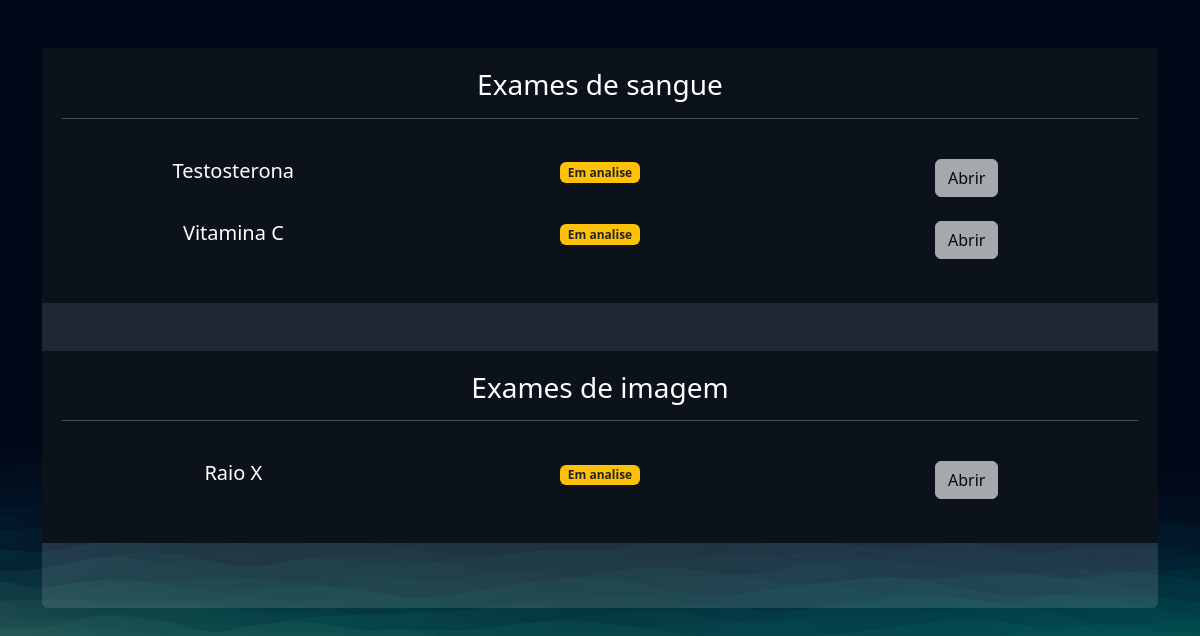
Before: /exames/gerenciar_exames/ (signed in) with the older database file.
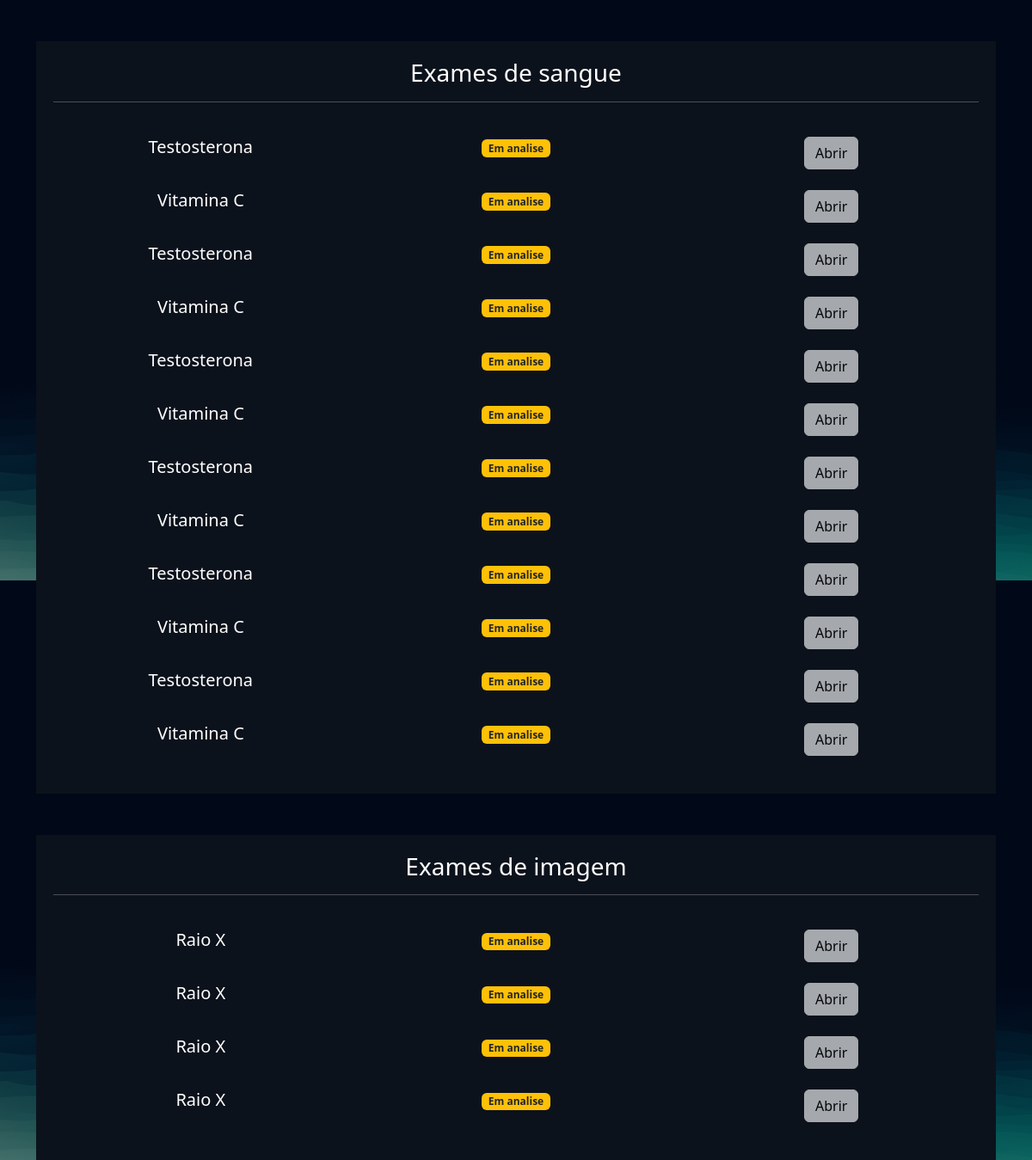
After: the same page with the newer database file.
### exames/models.py (models this page shows, shortened)
class SolicitacaoExame(models.Model):
    choice_status = (
        ('E', 'Em análise'),
        ('F', 'Finalizado')
    )
    usuario = models.ForeignKey(User, on_delete=models.DO_NOTHING)
    exame = models.ForeignKey(TiposExames, on_delete=models.DO_NOTHING)
    status = models.CharField(max_length=2, choices=choice_status)
    resultado = models.FileField(upload_to="resultados", null=True, blank=True)
    requer_senha = models.BooleanField(default=False)
    senha = models.CharField(max_length=16, null=True, blank=True)
    def badge_template(self):
        if self.status == 'E':
            classes = 'bg-warning text-dark'
            texto = "Em analise"
        elif self.status == 'F':
            classes = 'bg-success'
            texto = "Finalizado"
        return mark_safe(f'<span class="badge {classes}">{texto}</span>')

class TiposExames(models.Model):
    tipo_choices = (
        ('I', 'Exame de imagem'),
        ('S', 'Exame de sangue')
    )
    nome = models.CharField(max_length=50)
    tipo = models.CharField(max_length=1, choices=tipo_choices)
    preco = models.FloatField()
    disponivel = models.BooleanField(default=True)
    horario_inicial = models.IntegerField()
    horario_final = models.IntegerField()

### exames/views.py (the view)
# urls.py: path("gerenciar_exames/", views.gerenciar_exames, name="gerenciar_exames"),
@login_required
def gerenciar_exames(request):
    exames = SolicitacaoExame.objects.filter(usuario=request.user)
    return render(request, 'gerenciar_exames.html', {'exames': exames})

### exames/templates/gerenciar_exames.html (shortened to what this page needs)
{% extends "bases/base.html" %}
{% load static %}
{% block 'head' %}
    <link href="{% static 'exames/css/css.css' %}" rel="stylesheet">
    <link href="{% static 'exames/css/gerenciar_pedidos.css' %}" rel="stylesheet">
    <link href="{% static 'exames/css/gerenciar_exames.css' %}" rel="stylesheet">
{% endblock 'head' %}
{% block 'conteudo' %}
    <br>
    <br>
    <div class="container">
        <div class="card card-view">
            <div class="sub-card">
                <h3>Exames de sangue</h3>
                <hr>
                <br>
                {% for exame in exames %}
                    {% if exame.exame.tipo == 'S' %}
                        <div class="row">
                            <div class="col-md">
                               <h5> {{exame.exame.nome}} </h5>
                            </div>
                            <div class="col-md">
                                {{exame.badge_template}}
                            </div>
                            <div class="col-md">
                                {% if exame.status == 'F' %}
                                    <a href="{% url 'permitir_abrir_exame' exame.id %}" class="btn btn-light">Abrir</a>
                                    {% comment %} {{exame.resultado.url}} {% endcomment %}
                                {% else %}
                                    <a href="#" class="btn btn-light disabled">Abrir</a>
                                {% endif%}
                            </div>
                        </div>
                        <br/>
                    {% endif %}
                {% endfor %}
            </div>
            <br>
            <br>
            <div class="sub-card">
                <h3>Exames de imagem</h3>
                <hr>
                <br>
                {% for exame in exames %}
                    {% if exame.exame.tipo == 'I' %}
                        <div class="row">
                            <div class="col-md">
                                <h5> {{exame.exame.nome}} </h5>
                             </div>
                             <div class="col-md">
                                 {{exame.badge_template}}
                             </div>
                             <div class="col-md">
                                 {% if exame.status == 'F' %}
                                     <a href="{% url 'permitir_abrir_exame' exame.id %}" class="btn btn-light">Abrir</a>
                                     {% comment %} {{exame.resultado.url}}  {% endcomment %}
                                     {% comment %} direciona direto para o pdf {% endcomment %}
                                 {% else %}
                                     <a href="#" class="btn btn-light disabled">Abrir</a>
                                 {% endif%}
                             </div>
                        </div>
                        <br/>
                    {% endif %}
                {% endfor %}
            </div>
        </div>
    </div>
{% endblock 'conteudo' %}

Changed rows visible on the page:
added SolicitacaoExame: exame.nome "Testosterona", badge_template "Em analise", shows "Abrir", shown under "Exames de sangue"
added SolicitacaoExame: exame.nome "Vitamina C", badge_template "Em analise", shows "Abrir", shown under "Exames de sangue"
added SolicitacaoExame: exame.nome "Testosterona", badge_template "Em analise", shows "Abrir", shown under "Exames de sangue"
added SolicitacaoExame: exame.nome "Vitamina C", badge_template "Em analise", shows "Abrir", shown under "Exames de sangue"
added SolicitacaoExame: exame.nome "Testosterona", badge_template "Em analise", shows "Abrir", shown under "Exames de sangue"
added SolicitacaoExame: exame.nome "Vitamina C", badge_template "Em analise", shows "Abrir", shown under "Exames de sangue"
added SolicitacaoExame: exame.nome "Testosterona", badge_template "Em analise", shows "Abrir", shown under "Exames de sangue"
added SolicitacaoExame: exame.nome "Vitamina C", badge_template "Em analise", shows "Abrir", shown under "Exames de sangue"
added SolicitacaoExame: exame.nome "Testosterona", badge_template "Em analise", shows "Abrir", shown under "Exames de sangue"
added SolicitacaoExame: exame.nome "Vitamina C", badge_template "Em analise", shows "Abrir", shown under "Exames de sangue"
added SolicitacaoExame: exame.nome "Raio X", badge_template "Em analise", shows "Abrir", shown under "Exames de imagem"
added SolicitacaoExame: exame.nome "Raio X", badge_template "Em analise", shows "Abrir", shown under "Exames de imagem"
added SolicitacaoExame: exame.nome "Raio X", badge_template "Em analise", shows "Abrir", shown under "Exames de imagem"
